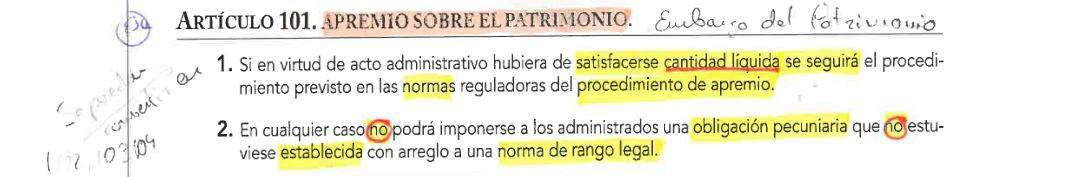
#> input picture expres-subrayado/img/t11/a-101.jpg, 1075 x 177 px, given in place of a-101.jpg.jpg, which was not available
$ python grid.py ../../../expres-subrayado/img/t11/a-101.jpg
#> lines starting #> are read from the running program, lines starting #| are printed output that depends on the picture
import sys, json
from PIL import Image, ImageDraw, ImageFont
S='C:/Users/ruben/AppData/Local/Temp/claude/C--Users-ruben-OneDrive-Desktop-HTML-OFICIAL/2c8417e5-4301-4978-b560-ccdcf0af995d/scratchpad/'
f=ImageFont.truetype('arial.ttf',16)
for pid in sys.argv[1:]:
    im=Image.open(f'expres-subrayado/img/t11/{pid}.jpg').convert('RGB'); d=ImageDraw.Draw(im)
#> further down, im is the input picture: PIL image 1075x177 RGB; mean R, G, B 239.7, 238, 223
    for y in range(0,im.height,20):
        big=y%100==0; d.line([(0,y),(im.width if big else 26,y)],fill=(255,0,0) if big else (0,0,255),width=1)
        if big: d.text((2,y+1),str(y),fill=(255,0,0),font=f)
    im.save(S+pid+'-g.png')
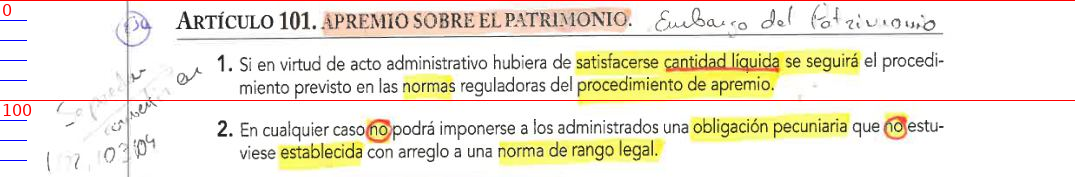
#> saved as a-101.jpg-g.png: PIL image 1075x177 RGB; mean R, G, B 239.5, 234.7, 220
    print(pid, im.size)
#| ../../../expres-subrayado/img/t11/a-101.jpg (1075, 177)

$ run again, on expres-subrayado/img/t11/a-117.jpg
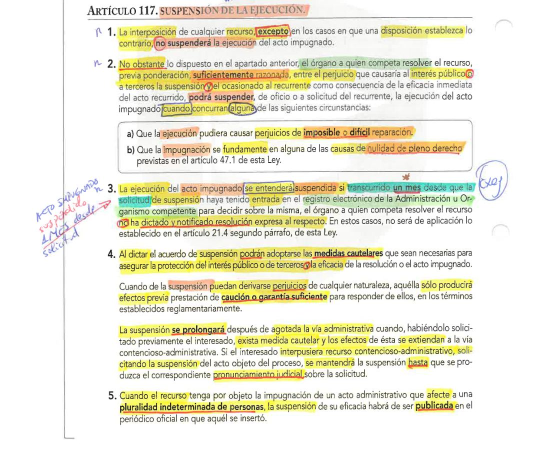
#> input picture expres-subrayado/img/t11/a-117.jpg, 1075 x 901 px, given in place of a-117.jpg.jpg, which was not available (shown at 1/2 size)
#> im is the input picture: PIL image 1075x901 RGB; mean R, G, B 235.5, 233.1, 214.8
#> `im.save(S+pid+'-g.png')`:
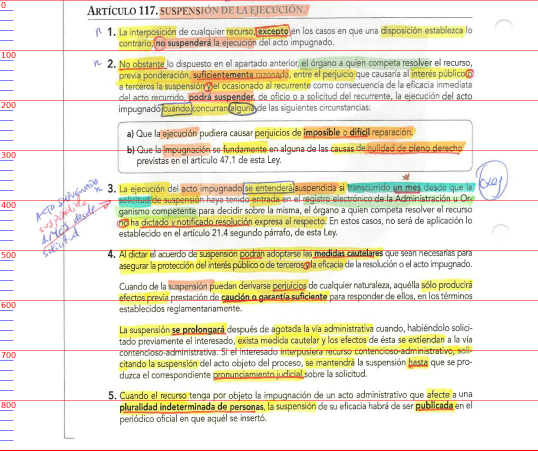
#> saved as a-117.jpg-g.png: PIL image 1075x901 RGB (shown at 1/2 size); mean R, G, B 235.5, 230, 212.2
#| ../../../expres-subrayado/img/t11/a-117.jpg (1075, 901)

$ run again, on expres-subrayado/img/t11/a-124-r.jpg
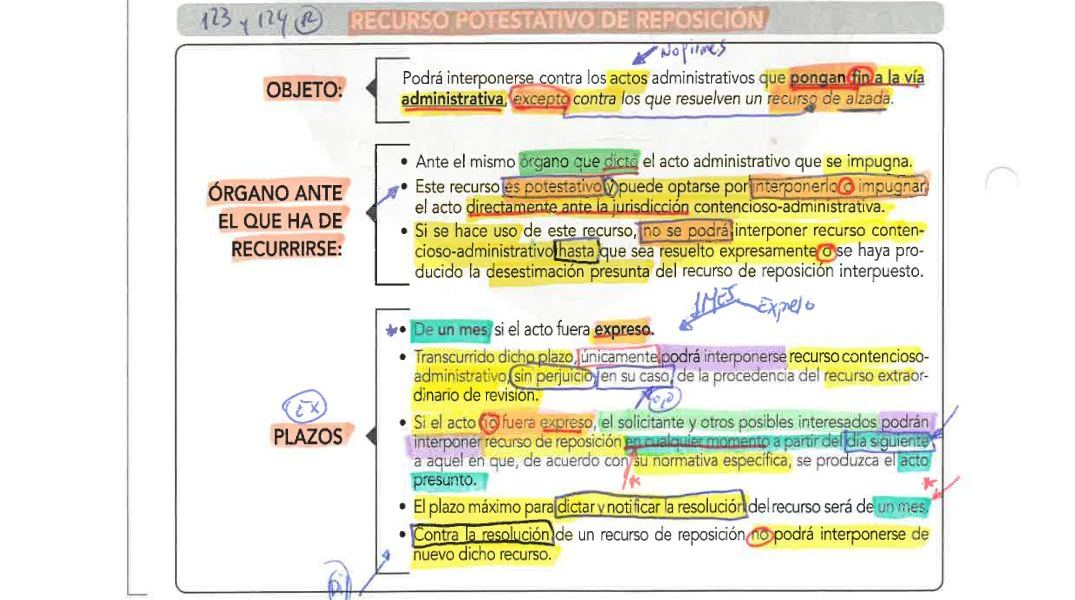
#> input picture expres-subrayado/img/t11/a-124-r.jpg, 1075 x 600 px, given in place of a-124-r.jpg.jpg, which was not available
#> im is the input picture: PIL image 1075x600 RGB; mean R, G, B 233.3, 231, 214.4
#> `im.save(S+pid+'-g.png')`:
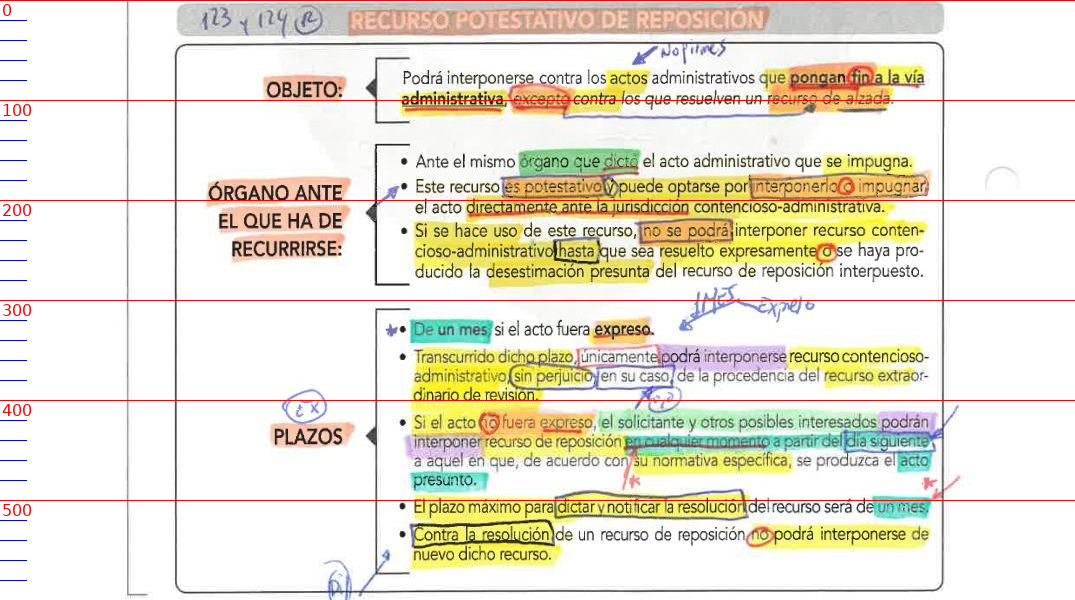
#> saved as a-124-r.jpg-g.png: PIL image 1075x600 RGB; mean R, G, B 233.2, 228.2, 212
#| ../../../expres-subrayado/img/t11/a-124-r.jpg (1075, 600)

$ run again, on expres-subrayado/img/t11/a-128-r.jpg
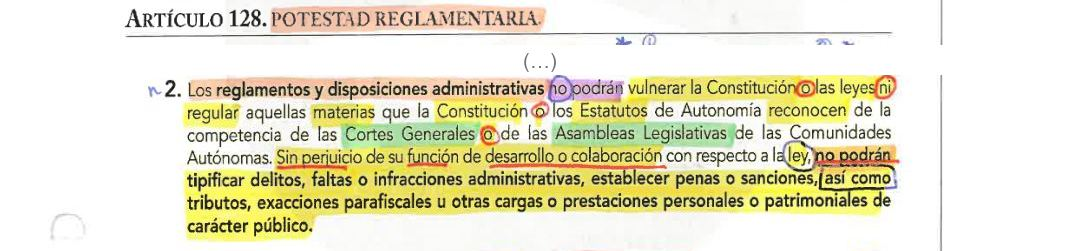
#> input picture expres-subrayado/img/t11/a-128-r.jpg, 1075 x 251 px, given in place of a-128-r.jpg.jpg, which was not available
#> im is the input picture: PIL image 1075x251 RGB; mean R, G, B 231.5, 228.4, 203.6
#> `im.save(S+pid+'-g.png')`:
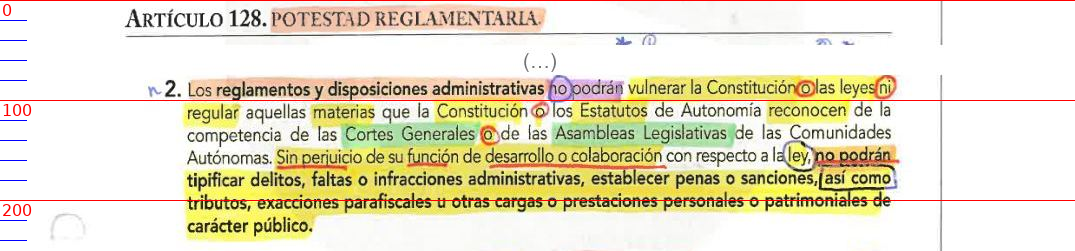
#> saved as a-128-r.jpg-g.png: PIL image 1075x251 RGB; mean R, G, B 231.5, 225.2, 201
#| ../../../expres-subrayado/img/t11/a-128-r.jpg (1075, 251)
